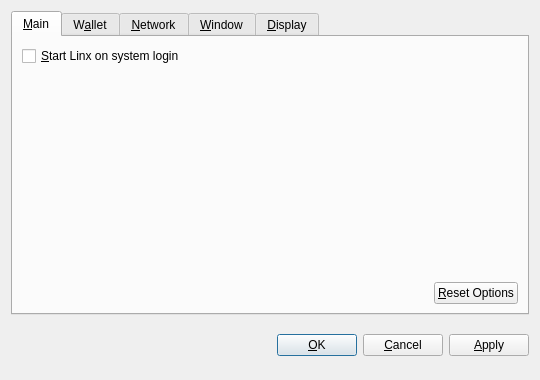
<?xml version="1.0" encoding="UTF-8"?>
<ui version="4.0">
 <class>OptionsDialog</class>
 <widget class="QDialog" name="OptionsDialog">
  <property name="geometry">
   <rect>
    <x>0</x>
    <y>0</y>
    <width>540</width>
    <height>380</height>
   </rect>
  </property>
  <property name="windowTitle">
   <string>Options</string>
  </property>
  <property name="modal">
   <bool>true</bool>
  </property>
  <layout class="QVBoxLayout" name="verticalLayout">
   <item>
    <widget class="QTabWidget" name="tabWidget">
     <property name="tabPosition">
      <enum>QTabWidget::North</enum>
     </property>
     <property name="currentIndex">
      <number>0</number>
     </property>
     <widget class="QWidget" name="tabMain">
      <attribute name="title">
       <string>&amp;Main</string>
      </attribute>
      <layout class="QVBoxLayout" name="verticalLayout_Main">
       <item>
        <widget class="QCheckBox" name="bitcoinAtStartup">
         <property name="toolTip">
          <string>Automatically start Linx after logging in to the system.</string>
         </property>
         <property name="text">
          <string>&amp;Start Linx on system login</string>
         </property>
        </widget>
       </item>
       <item>
        <spacer name="verticalSpacer_Main">
         <property name="orientation">
          <enum>Qt::Vertical</enum>
         </property>
         <property name="sizeHint" stdset="0">
          <size>
           <width>20</width>
           <height>40</height>
          </size>
         </property>
        </spacer>
       </item>
       <item>
        <layout class="QHBoxLayout" name="horizontalLayout_2_Main">
         <item>
          <spacer name="horizontalSpacer_2_Main">
           <property name="orientation">
            <enum>Qt::Horizontal</enum>
           </property>
           <property name="sizeHint" stdset="0">
            <size>
             <width>40</width>
             <height>20</height>
            </size>
           </property>
          </spacer>
         </item>
         <item>
          <widget class="QPushButton" name="resetButton">
           <property name="toolTip">
            <string>Reset all client options to default.</string>
           </property>
           <property name="text">
            <string>&amp;Reset Options</string>
           </property>
           <property name="autoDefault">
            <bool>false</bool>
           </property>
          </widget>
         </item>
        </layout>
       </item>
      </layout>
     </widget>
     <widget class="QWidget" name="tabWallet">
      <attribute name="title">
       <string>W&amp;allet</string>
      </attribute>
      <layout class="QVBoxLayout" name="verticalLayout_Network">
       <item>
        <widget class="QLabel" name="transactionFeeInfoLabel">
         <property name="text">
          <string>Optional transaction fee per kB that helps make sure your transactions are processed quickly. Most transactions are 1 kB.</string>
         </property>
         <property name="textFormat">
          <enum>Qt::PlainText</enum>
         </property>
         <property name="wordWrap">
          <bool>true</bool>
         </property>
        </widget>
       </item>
       <item>
        <layout class="QHBoxLayout" name="horizontalLayout_1_Main">
         <item>
          <widget class="QLabel" name="transactionFeeLabel">
           <property name="text">
            <string>Pay transaction &amp;fee</string>
           </property>
           <property name="textFormat">
            <enum>Qt::PlainText</enum>
           </property>
           <property name="buddy">
            <cstring>transactionFee</cstring>
           </property>
          </widget>
         </item>
         <item>
          <widget class="BitcoinAmountField" name="transactionFee"/>
         </item>
         <item>
          <spacer name="horizontalSpacer_1_Main">
           <property name="orientation">
            <enum>Qt::Horizontal</enum>
           </property>
           <property name="sizeHint" stdset="0">
            <size>
             <width>40</width>
             <height>20</height>
            </size>
           </property>
          </spacer>
         </item>
        </layout>
       </item>
       <item>
        <widget class="QLabel" name="label">
         <property name="text">
          <string>If you disable the spending of unconfirmed change, the change from a transaction cannot be used until that transaction has at least one confirmation. This also affects how your balance is computed.</string>
         </property>
         <property name="wordWrap">
          <bool>true</bool>
         </property>
        </widget>
       </item>
       <item>
        <widget class="QCheckBox" name="spendZeroConfChange">
         <property name="text">
          <string>Spend unconfirmed change  (experts only)</string>
         </property>
        </widget>
       </item>
       <item>
        <spacer name="verticalSpacer">
         <property name="orientation">
          <enum>Qt::Vertical</enum>
         </property>
         <property name="sizeHint" stdset="0">
          <size>
           <width>20</width>
           <height>40</height>
          </size>
         </property>
        </spacer>
       </item>
      </layout>
     </widget>
     <widget class="QWidget" name="tabNetwork">
      <attribute name="title">
       <string>&amp;Network</string>
      </attribute>
      <layout class="QVBoxLayout" name="verticalLayout_Network">
       <item>
        <widget class="QCheckBox" name="mapPortUpnp">
         <property name="toolTip">
          <string>Automatically open the Linx client port on the router. This only works when your router supports UPnP and it is enabled.</string>
         </property>
         <property name="text">
          <string>Map port using &amp;UPnP</string>
         </property>
        </widget>
       </item>
       <item>
        <widget class="QCheckBox" name="connectSocks">
         <property name="toolTip">
          <string>Connect to the Linx network through a SOCKS proxy (e.g. when connecting through Tor).</string>
         </property>
         <property name="text">
          <string>&amp;Connect through SOCKS proxy:</string>
         </property>
        </widget>
       </item>
       <item>
        <layout class="QHBoxLayout" name="horizontalLayout_Network">
         <item>
          <widget class="QLabel" name="proxyIpLabel">
           <property name="text">
            <string>Proxy &amp;IP:</string>
           </property>
           <property name="textFormat">
            <enum>Qt::PlainText</enum>
           </property>
           <property name="buddy">
            <cstring>proxyIp</cstring>
           </property>
          </widget>
         </item>
         <item>
          <widget class="QValidatedLineEdit" name="proxyIp">
           <property name="maximumSize">
            <size>
             <width>140</width>
             <height>16777215</height>
            </size>
           </property>
           <property name="toolTip">
            <string>IP address of the proxy (e.g. 127.0.0.1)</string>
           </property>
          </widget>
         </item>
         <item>
          <widget class="QLabel" name="proxyPortLabel">
           <property name="text">
            <string>&amp;Port:</string>
           </property>
           <property name="textFormat">
            <enum>Qt::PlainText</enum>
           </property>
           <property name="buddy">
            <cstring>proxyPort</cstring>
           </property>
          </widget>
         </item>
         <item>
          <widget class="QLineEdit" name="proxyPort">
           <property name="maximumSize">
            <size>
             <width>55</width>
             <height>16777215</height>
            </size>
           </property>
           <property name="toolTip">
            <string>Port of the proxy (e.g. 9050)</string>
           </property>
          </widget>
         </item>
         <item>
          <widget class="QLabel" name="socksVersionLabel">
           <property name="text">
            <string>SOCKS &amp;Version:</string>
           </property>
           <property name="textFormat">
            <enum>Qt::PlainText</enum>
           </property>
           <property name="buddy">
            <cstring>socksVersion</cstring>
           </property>
          </widget>
         </item>
         <item>
          <widget class="QValueComboBox" name="socksVersion">
           <property name="toolTip">
            <string>SOCKS version of the proxy (e.g. 5)</string>
           </property>
          </widget>
         </item>
         <item>
          <spacer name="horizontalSpacer_Network">
           <property name="orientation">
            <enum>Qt::Horizontal</enum>
           </property>
           <property name="sizeHint" stdset="0">
            <size>
             <width>40</width>
             <height>20</height>
            </size>
           </property>
          </spacer>
         </item>
        </layout>
       </item>
       <item>
        <spacer name="verticalSpacer_Network">
         <property name="orientation">
          <enum>Qt::Vertical</enum>
         </property>
         <property name="sizeHint" stdset="0">
          <size>
           <width>20</width>
           <height>40</height>
          </size>
         </property>
        </spacer>
       </item>
      </layout>
     </widget>
     <widget class="QWidget" name="tabWindow">
      <attribute name="title">
       <string>&amp;Window</string>
      </attribute>
      <layout class="QVBoxLayout" name="verticalLayout_Window">
       <item>
        <widget class="QCheckBox" name="minimizeToTray">
         <property name="toolTip">
          <string>Show only a tray icon after minimizing the window.</string>
         </property>
         <property name="text">
          <string>&amp;Minimize to the tray instead of the taskbar</string>
         </property>
        </widget>
       </item>
       <item>
        <widget class="QCheckBox" name="minimizeOnClose">
         <property name="toolTip">
          <string>Minimize instead of exit the application when the window is closed. When this option is enabled, the application will be closed only after selecting Quit in the menu.</string>
         </property>
         <property name="text">
          <string>M&amp;inimize on close</string>
         </property>
        </widget>
       </item>
       <item>
        <spacer name="verticalSpacer_Window">
         <property name="orientation">
          <enum>Qt::Vertical</enum>
         </property>
         <property name="sizeHint" stdset="0">
          <size>
           <width>20</width>
           <height>40</height>
          </size>
         </property>
        </spacer>
       </item>
      </layout>
     </widget>
     <widget class="QWidget" name="tabDisplay">
      <attribute name="title">
       <string>&amp;Display</string>
      </attribute>
      <layout class="QVBoxLayout" name="verticalLayout_Display">
       <item>
        <layout class="QHBoxLayout" name="horizontalLayout_1_Display">
         <item>
          <widget class="QLabel" name="langLabel">
           <property name="text">
            <string>User Interface &amp;language:</string>
           </property>
           <property name="textFormat">
            <enum>Qt::PlainText</enum>
           </property>
           <property name="buddy">
            <cstring>lang</cstring>
           </property>
          </widget>
         </item>
         <item>
          <widget class="QValueComboBox" name="lang">
           <property name="toolTip">
            <string>The user interface language can be set here. This setting will take effect after restarting Linx.</string>
           </property>
          </widget>
         </item>
        </layout>
       </item>
       <item>
        <layout class="QHBoxLayout" name="horizontalLayout_2_Display">
         <item>
          <widget class="QLabel" name="unitLabel">
           <property name="text">
            <string>&amp;Unit to show amounts in:</string>
           </property>
           <property name="textFormat">
            <enum>Qt::PlainText</enum>
           </property>
           <property name="buddy">
            <cstring>unit</cstring>
           </property>
          </widget>
         </item>
         <item>
          <widget class="QValueComboBox" name="unit">
           <property name="toolTip">
            <string>Choose the default subdivision unit to show in the interface and when sending coins.</string>
           </property>
          </widget>
         </item>
        </layout>
       </item>
       <item>
        <widget class="QCheckBox" name="displayAddresses">
         <property name="toolTip">
          <string>Whether to show Linx addresses in the transaction list or not.</string>
         </property>
         <property name="text">
          <string>&amp;Display addresses in transaction list</string>
         </property>
        </widget>
       </item>
       <item>
        <widget class="QCheckBox" name="coinControlFeatures">
         <property name="toolTip">
          <string>Whether to show coin control features or not.</string>
         </property>
         <property name="text">
          <string>Display coin &amp;control features (experts only!)</string>
         </property>
        </widget>
       </item>
       <item>
        <spacer name="verticalSpacer_Display">
         <property name="orientation">
          <enum>Qt::Vertical</enum>
         </property>
         <property name="sizeHint" stdset="0">
          <size>
           <width>20</width>
           <height>40</height>
          </size>
         </property>
        </spacer>
       </item>
      </layout>
     </widget>
    </widget>
   </item>
   <item>
    <layout class="QHBoxLayout" name="horizontalLayout_Buttons">
     <item>
      <spacer name="horizontalSpacer_1">
       <property name="orientation">
        <enum>Qt::Horizontal</enum>
       </property>
       <property name="sizeHint" stdset="0">
        <size>
         <width>40</width>
         <height>48</height>
        </size>
       </property>
      </spacer>
     </item>
     <item>
      <widget class="QLabel" name="statusLabel">
       <property name="font">
        <font>
         <weight>75</weight>
         <bold>true</bold>
        </font>
       </property>
       <property name="text">
        <string/>
       </property>
       <property name="textFormat">
        <enum>Qt::PlainText</enum>
       </property>
       <property name="wordWrap">
        <bool>true</bool>
       </property>
      </widget>
     </item>
     <item>
      <spacer name="horizontalSpacer_2">
       <property name="orientation">
        <enum>Qt::Horizontal</enum>
       </property>
       <property name="sizeHint" stdset="0">
        <size>
         <width>40</width>
         <height>48</height>
        </size>
       </property>
      </spacer>
     </item>
     <item>
      <widget class="QPushButton" name="okButton">
       <property name="text">
        <string>&amp;OK</string>
       </property>
      </widget>
     </item>
     <item>
      <widget class="QPushButton" name="cancelButton">
       <property name="text">
        <string>&amp;Cancel</string>
       </property>
       <property name="autoDefault">
        <bool>false</bool>
       </property>
      </widget>
     </item>
     <item>
      <widget class="QPushButton" name="applyButton">
       <property name="text">
        <string>&amp;Apply</string>
       </property>
       <property name="autoDefault">
        <bool>false</bool>
       </property>
      </widget>
     </item>
    </layout>
   </item>
  </layout>
 </widget>
 <customwidgets>
  <customwidget>
   <class>BitcoinAmountField</class>
   <extends>QSpinBox</extends>
   <header>bitcoinamountfield.h</header>
  </customwidget>
  <customwidget>
   <class>QValueComboBox</class>
   <extends>QComboBox</extends>
   <header>qvaluecombobox.h</header>
  </customwidget>
  <customwidget>
   <class>QValidatedLineEdit</class>
   <extends>QLineEdit</extends>
   <header>qvalidatedlineedit.h</header>
  </customwidget>
 </customwidgets>
 <resources/>
 <connections/>
</ui>
